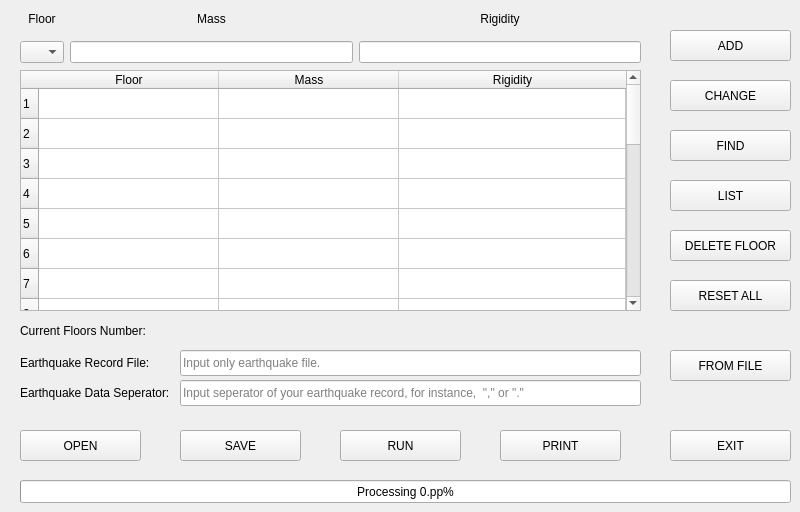
  <widget class="QWidget" name="centralwidget">
   <widget class="QTableWidget" name="tb_data">
    <property name="enabled">
     <bool>true</bool>
    </property>
    <property name="geometry">
     <rect>
      <x>20</x>
      <y>70</y>
      <width>621</width>
      <height>241</height>
     </rect>
    </property>
    <property name="editTriggers">
     <set>QAbstractItemView::NoEditTriggers</set>
    </property>
    <property name="dragDropOverwriteMode">
     <bool>false</bool>
    </property>
    <property name="selectionMode">
     <enum>QAbstractItemView::SingleSelection</enum>
    </property>
    <property name="selectionBehavior">
     <enum>QAbstractItemView::SelectRows</enum>
    </property>
    <property name="rowCount">
     <number>25</number>
    </property>
    <property name="columnCount">
     <number>3</number>
    </property>
    <attribute name="horizontalHeaderDefaultSectionSize">
     <number>180</number>
    </attribute>
    <attribute name="horizontalHeaderStretchLastSection">
     <bool>true</bool>
    </attribute>
    <row/>
    <row/>
    <row/>
    <row/>
    <row/>
    <row/>
    <row/>
    <row/>
    <row/>
    <row/>
    <row/>
    <row/>
    <row/>
    <row/>
    <row/>
    <row/>
    <row/>
    <row/>
    <row/>
    <row/>
    <row/>
    <row/>
    <row/>
    <row/>
    <row/>
    <column>
     <property name="text">
      <string>Floor</string>
     </property>
    </column>
    <column>
     <property name="text">
      <string>Mass</string>
     </property>
    </column>
    <column>
     <property name="text">
      <string>Rigidity</string>
     </property>
    </column>
   </widget>
   <widget class="QLabel" name="label_6">
    <property name="geometry">
     <rect>
      <x>20</x>
      <y>320</y>
      <width>141</width>
      <height>21</height>
     </rect>
    </property>
    <property name="text">
     <string>Current Floors Number:</string>
    </property>
   </widget>
   <widget class="QLabel" name="label_savedFloor">
    <property name="geometry">
     <rect>
      <x>170</x>
      <y>320</y>
      <width>101</width>
      <height>21</height>
     </rect>
    </property>
    <property name="text">
     <string/>
    </property>
   </widget>
   <widget class="QPushButton" name="pb_Add">
    <property name="geometry">
     <rect>
      <x>670</x>
      <y>30</y>
      <width>121</width>
      <height>31</height>
     </rect>
    </property>
    <property name="toolTip">
     <string>Adds the floor data to table.</string>
    </property>
    <property name="text">
     <string>ADD</string>
    </property>
    <property name="shortcut">
     <string>Return</string>
    </property>
   </widget>
   <widget class="QWidget" name="layoutWidget">
    <property name="geometry">
     <rect>
      <x>20</x>
      <y>2</y>
      <width>621</width>
      <height>61</height>
     </rect>
    </property>
    <layout class="QHBoxLayout" name="horizontalLayout_2">
     <item>
      <layout class="QVBoxLayout" name="verticalLayout">
       <item>
        <widget class="QLabel" name="label_3">
         <property name="text">
          <string>Floor</string>
         </property>
         <property name="alignment">
          <set>Qt::AlignCenter</set>
         </property>
        </widget>
       </item>
       <item>
        <widget class="QComboBox" name="cm_Floor">
         <property name="currentIndex">
          <number>-1</number>
         </property>
         <property name="maxVisibleItems">
          <number>7</number>
         </property>
         <property name="iconSize">
          <size>
           <width>20</width>
           <height>20</height>
          </size>
         </property>
         <item>
          <property name="text">
           <string>1</string>
          </property>
         </item>
         <item>
          <property name="text">
           <string>2</string>
          </property>
         </item>
         <item>
          <property name="text">
           <string>3</string>
          </property>
         </item>
         <item>
          <property name="text">
           <string>4</string>
          </property>
         </item>
         <item>
          <property name="text">
           <string>5</string>
          </property>
         </item>
         <item>
          <property name="text">
           <string>6</string>
          </property>
         </item>
         <item>
          <property name="text">
           <string>7</string>
          </property>
         </item>
         <item>
          <property name="text">
           <string>8</string>
          </property>
         </item>
         <item>
          <property name="text">
           <string>9</string>
          </property>
         </item>
         <item>
          <property name="text">
           <string>10</string>
          </property>
         </item>
         <item>
          <property name="text">
           <string>11</string>
          </property>
         </item>
         <item>
          <property name="text">
           <string>12</string>
          </property>
         </item>
         <item>
          <property name="text">
           <string>13</string>
          </property>
         </item>
         <item>
          <property name="text">
           <string>14</string>
          </property>
         </item>
         <item>
          <property name="text">
           <string>15</string>
          </property>
         </item>
         <item>
          <property name="text">
           <string>16</string>
          </property>
         </item>
         <item>
          <property name="text">
           <string>17</string>
          </property>
         </item>
         <item>
          <property name="text">
           <string>18</string>
          </property>
         </item>
         <item>
          <property name="text">
           <string>19</string>
          </property>
         </item>
         <item>
          <property name="text">
           <string>20</string>
          </property>
         </item>
         <item>
          <property name="text">
           <string>21</string>
          </property>
         </item>
         <item>
          <property name="text">
           <string>22</string>
          </property>
         </item>
         <item>
          <property name="text">
           <string>23</string>
          </property>
         </item>
         <item>
          <property name="text">
           <string>24</string>
          </property>
         </item>
         <item>
          <property name="text">
           <string>25</string>
          </property>
         </item>
        </widget>
       </item>
      </layout>
     </item>
     <item>
      <layout class="QVBoxLayout" name="verticalLayout_2">
       <item>
        <widget class="QLabel" name="label">
         <property name="text">
          <string>Mass</string>
         </property>
         <property name="alignment">
          <set>Qt::AlignCenter</set>
         </property>
        </widget>
       </item>
       <item>
        <widget class="QLineEdit" name="lne_Mass"/>
       </item>
      </layout>
     </item>
     <item>
      <layout class="QVBoxLayout" name="verticalLayout_3">
       <item>
        <widget class="QLabel" name="label_2">
         <property name="text">
          <string>Rigidity</string>
         </property>
         <property name="alignment">
          <set>Qt::AlignCenter</set>
         </property>
        </widget>
       </item>
       <item>
        <widget class="QLineEdit" name="lne_Rigidity"/>
       </item>
      </layout>
     </item>
    </layout>
   </widget>
   <widget class="QPushButton" name="pb_dltRow">
    <property name="geometry">
     <rect>
      <x>670</x>
      <y>230</y>
      <width>121</width>
      <height>31</height>
     </rect>
    </property>
    <property name="toolTip">
     <string>Deletes a floor which you chose from the table.</string>
    </property>
    <property name="text">
     <string>DELETE FLOOR</string>
    </property>
    <property name="shortcut">
     <string>Del</string>
    </property>
   </widget>
   <widget class="QPushButton" name="pb_find">
    <property name="geometry">
     <rect>
      <x>670</x>
      <y>130</y>
      <width>121</width>
      <height>31</height>
     </rect>
    </property>
    <property name="toolTip">
     <string>Shows only the data which you have entered to space of floor or mass or rigidity.</string>
    </property>
    <property name="text">
     <string>FIND</string>
    </property>
   </widget>
   <widget class="QPushButton" name="pb_list">
    <property name="geometry">
     <rect>
      <x>670</x>
      <y>180</y>
      <width>121</width>
      <height>31</height>
     </rect>
    </property>
    <property name="toolTip">
     <string>Lists all the floors.</string>
    </property>
    <property name="text">
     <string>LIST</string>
    </property>
    <property name="shortcut">
     <string>Ctrl+L</string>
    </property>
   </widget>
   <widget class="QPushButton" name="pb_fromfile">
    <property name="geometry">
     <rect>
      <x>670</x>
      <y>350</y>
      <width>121</width>
      <height>31</height>
     </rect>
    </property>
    <property name="toolTip">
     <string>Choose your earthquake record file.</string>
    </property>
    <property name="text">
     <string>FROM FILE</string>
    </property>
   </widget>
   <widget class="QPushButton" name="pb_Exit">
    <property name="geometry">
     <rect>
      <x>670</x>
      <y>430</y>
      <width>121</width>
      <height>31</height>
     </rect>
    </property>
    <property name="toolTip">
     <string>To close the window.</string>
    </property>
    <property name="text">
     <string>EXIT</string>
    </property>
    <property name="shortcut">
     <string>Esc</string>
    </property>
   </widget>
   <widget class="QPushButton" name="pb_reset">
    <property name="geometry">
     <rect>
      <x>670</x>
      <y>280</y>
      <width>121</width>
      <height>31</height>
     </rect>
    </property>
    <property name="toolTip">
     <string>Clears all data which you entered to window.</string>
    </property>
    <property name="text">
     <string>RESET ALL</string>
    </property>
   </widget>
   <widget class="QPushButton" name="pb_run">
    <property name="geometry">
     <rect>
      <x>340</x>
      <y>430</y>
      <width>121</width>
      <height>31</height>
     </rect>
    </property>
    <property name="toolTip">
     <string>Shows the results.</string>
    </property>
    <property name="text">
     <string>RUN</string>
    </property>
    <property name="shortcut">
     <string>Ctrl+R</string>
    </property>
   </widget>
   <widget class="QPushButton" name="pb_Print">
    <property name="geometry">
     <rect>
      <x>500</x>
      <y>430</y>
      <width>121</width>
      <height>31</height>
     </rect>
    </property>
    <property name="toolTip">
     <string>Prepares the report as a .docx file.</string>
    </property>
    <property name="text">
     <string>PRINT</string>
    </property>
    <property name="shortcut">
     <string>Ctrl+P</string>
    </property>
   </widget>
   <widget class="QPushButton" name="pb_change">
    <property name="geometry">
     <rect>
      <x>670</x>
      <y>80</y>
      <width>121</width>
      <height>31</height>
     </rect>
    </property>
    <property name="toolTip">
     <string>Changes mass or rigidity data of a floor.</string>
    </property>
    <property name="text">
     <string>CHANGE</string>
    </property>
   </widget>
   <widget class="QPushButton" name="pb_Save">
    <property name="geometry">
     <rect>
      <x>180</x>
      <y>430</y>
      <width>121</width>
      <height>31</height>
     </rect>
    </property>
    <property name="toolTip">
     <string>Saves your data which you entered.</string>
    </property>
    <property name="text">
     <string>SAVE</string>
    </property>
    <property name="shortcut">
     <string>Ctrl+S</string>
    </property>
   </widget>
   <widget class="QPushButton" name="pb_Open">
    <property name="geometry">
     <rect>
      <x>20</x>
      <y>430</y>
      <width>121</width>
      <height>31</height>
     </rect>
    </property>
    <property name="toolTip">
     <string>To close the window.</string>
    </property>
    <property name="text">
     <string>OPEN</string>
    </property>
    <property name="shortcut">
     <string>Ctrl+O</string>
    </property>
   </widget>
   <widget class="QLabel" name="label_4">
    <property name="geometry">
     <rect>
      <x>20</x>
      <y>350</y>
      <width>137</width>
      <height>26</height>
     </rect>
    </property>
    <property name="text">
     <string>Earthquake Record File:</string>
    </property>
   </widget>
   <widget class="QLabel" name="label_5">
    <property name="geometry">
     <rect>
      <x>20</x>
      <y>380</y>
      <width>160</width>
      <height>26</height>
     </rect>
    </property>
    <property name="text">
     <string>Earthquake Data Seperator:</string>
    </property>
   </widget>
   <widget class="QLineEdit" name="lne_Seperator">
    <property name="geometry">
     <rect>
      <x>180</x>
      <y>380</y>
      <width>461</width>
      <height>26</height>
     </rect>
    </property>
    <property name="inputMask">
     <string/>
    </property>
    <property name="text">
     <string/>
    </property>
    <property name="maxLength">
     <number>1</number>
    </property>
    <property name="placeholderText">
     <string>Input seperator of your earthquake record, for instance,  &quot;,&quot; or &quot;.&quot;</string>
    </property>
    <property name="clearButtonEnabled">
     <bool>true</bool>
    </property>
   </widget>
   <widget class="QLineEdit" name="lne_EQData">
    <property name="geometry">
     <rect>
      <x>180</x>
      <y>350</y>
      <width>461</width>
      <height>26</height>
     </rect>
    </property>
    <property name="placeholderText">
     <string>Input only earthquake file.</string>
    </property>
    <property name="clearButtonEnabled">
     <bool>true</bool>
    </property>
   </widget>
   <widget class="QProgressBar" name="progressBar">
    <property name="geometry">
     <rect>
      <x>20</x>
      <y>480</y>
      <width>771</width>
      <height>23</height>
     </rect>
    </property>
    <property name="value">
     <number>0</number>
    </property>
    <property name="format">
     <string>Processing %p.pp%</string>
    </property>
   </widget>
  </widget>
